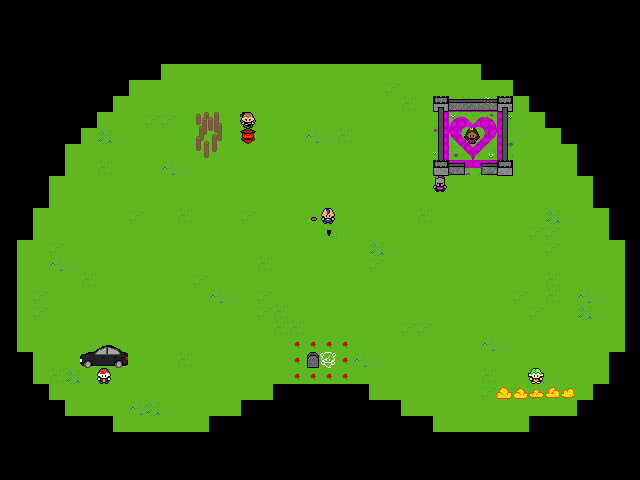

A 2D game scene composited from a Tiled map and its tileset images. What follows is a short description and the map's XML, with each tile layer's data collapsed to a summary:
An orthogonal 40x30 tile map with 16x16 px tiles, 3 tile layers (world, items, chars), 3 tilesets and 7 objects.

<map version="1.0" tiledversion="1.1.1" orientation="orthogonal" renderorder="right-down" width="40" height="30" tilewidth="16" tileheight="16" infinite="0" nextobjectid="20">
 <tileset firstgid="1" source="world.tsx" />
 <tileset firstgid="36" source="items.tsx" />
 <tileset firstgid="42" source="characters.tsx" />
 <layer name="world" width="40" height="30">
  <data>[1200 cells, 1200 non-empty, 35 distinct tile ids]</data>
 </layer>
 <objectgroup name="view area">
  <object id="9" x="240" y="129" width="158" height="160" />
  <object id="11" x="175" y="96" width="97" height="82" />
  <object id="12" x="432" y="177" width="77" height="15" />
  <object id="14" x="448" y="112" width="46" height="45" />
  <object id="15" x="64" y="321" width="80" height="79" />
  <object id="17" x="494" y="352" width="81" height="47" />
  <object id="18" x="288" y="336" width="64" height="50" />
 </objectgroup>
 <layer name="items" width="40" height="30">
  <data>[1200 cells, 5 non-empty, 5 distinct tile ids]</data>
 </layer>
 <layer name="chars" width="40" height="30">
  <data>[1200 cells, 7 non-empty, 7 distinct tile ids]</data>
 </layer>
</map>
